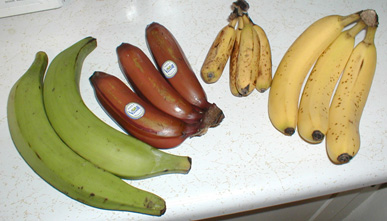
#> input picture Bananavarieties.jpg, 387 x 221 px
$ python 04-flipping.py --image ../Bananavarieties.jpg
#> lines starting #> are read from the running program, lines starting #| are printed output that depends on the picture
import argparse
import cv2
import matplotlib.pyplot as plt


def run(image="", flip=-1):
#> called with image = '../Bananavarieties.jpg', flip = -1
    flip_code = {0, 1, -1}
    img = cv2.imread(image)
#> img is the input picture: shape (221, 387, 3); mean B, G, R 142.9, 172.6, 180.3
    img = cv2.cvtColor(img, cv2.COLOR_BGR2RGB)

    if flip not in flip_code:
        print("Invalid flip code")
        return False

    result = cv2.flip(img, flip)
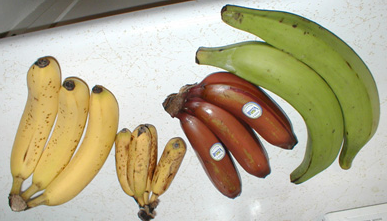
#> result: shape (221, 387, 3); mean R, G, B 180.3, 172.6, 142.9

    show_result(img, result)


def show_result(orig_img, result):
    plt.figure()
    plt.subplot(121)
    plt.title("Original Image", fontsize=24)
    plt.axis("off")
    plt.imshow(orig_img)
    plt.subplot(122)
    plt.title("Result", fontsize=24)
    plt.axis("off")
    plt.imshow(result)
    plt.show()
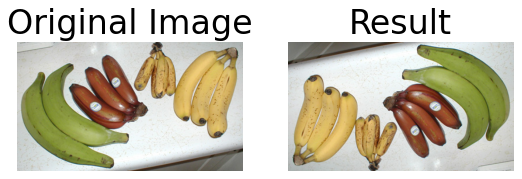
#> figure drawn by matplotlib, 2 panels


def parse_args():
    parser = argparse.ArgumentParser()
    parser.add_argument("-i", "--image", type=str, required=True, help="path to image")
    parser.add_argument(
        "-f",
        "--flip",
        type=int,
        default=-1,
        help="flipping code:\n1: flip horizontally\n0:flip vertically\n-1: flip horizontally and vertically",
    )
    opt = parser.parse_args()
    print(vars(opt))
    return opt


def main(opt):
    run(**vars(opt))


if __name__ == "__main__":
    opt = parse_args()
    main(opt)
